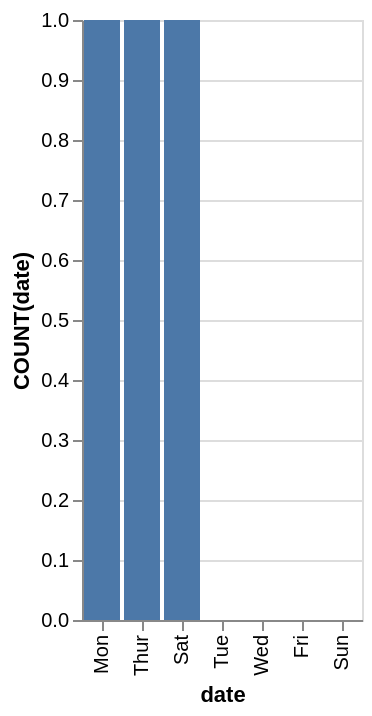

This figure's Vega-Lite source:
### Vega-Lite specification from a JSON file in a GitHub repository (floating-point values rounded to 4 significant figures)
{"data": {"values": [{"x_data": "Mon", "y_data": 1}, {"x_data": "Tue", "y_data": 0}, {"x_data": "Wed", "y_data": 0}, {"x_data": "Thur", "y_data": 1}, {"x_data": "Fri", "y_data": 0}, {"x_data": "Sat", "y_data": 1}, {"x_data": "Sun", "y_data": 0}]}, "mark": "bar", "encoding": {"x": {"field": "x_data", "type": "nominal", "title": "date", "sort": {"op": "sum", "field": "y_data", "order": "descending"}}, "y": {"field": "y_data", "type": "quantitative", "title": "COUNT(date)"}}}
